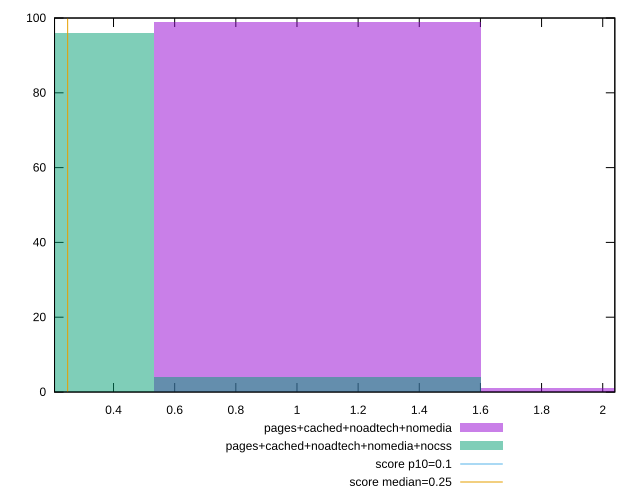

Generate this figure with gnuplot:
reset

$pagesCachedNoadtechNomedia <<EOF
1.0668947139821134 99
2.133789427964227 1
EOF

$pagesCachedNoadtechNomediaNocss <<EOF
0 96
1.0668947139821134 4
EOF

set key outside below
set boxwidth 1.0668947139821134
set xrange [0.20706671820746528:2.0395882941351995]
set yrange [0:100]
set trange [0:100]
set style fill transparent solid 0.5 noborder

set parametric
set terminal svg size 640, 500 enhanced background rgb 'white'
set output "report_00011_2021-02-09T10:53:21.242Z/cumulative-layout-shift/comparison/histogram/3_vs_4.svg"

plot $pagesCachedNoadtechNomedia title "pages+cached+noadtech+nomedia" with boxes, \
     $pagesCachedNoadtechNomediaNocss title "pages+cached+noadtech+nomedia+nocss" with boxes, \
     0.1,t title "score p10=0.1", \
     0.25,t title "score median=0.25"

reset
